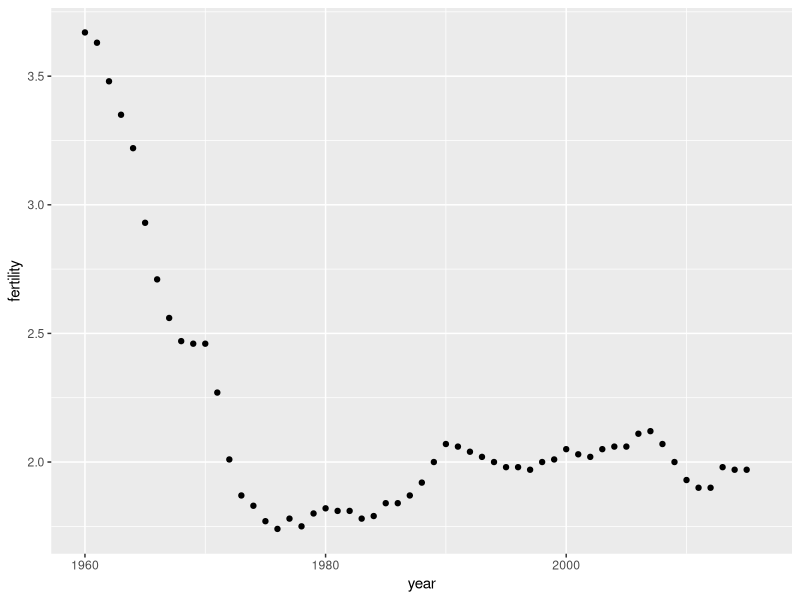
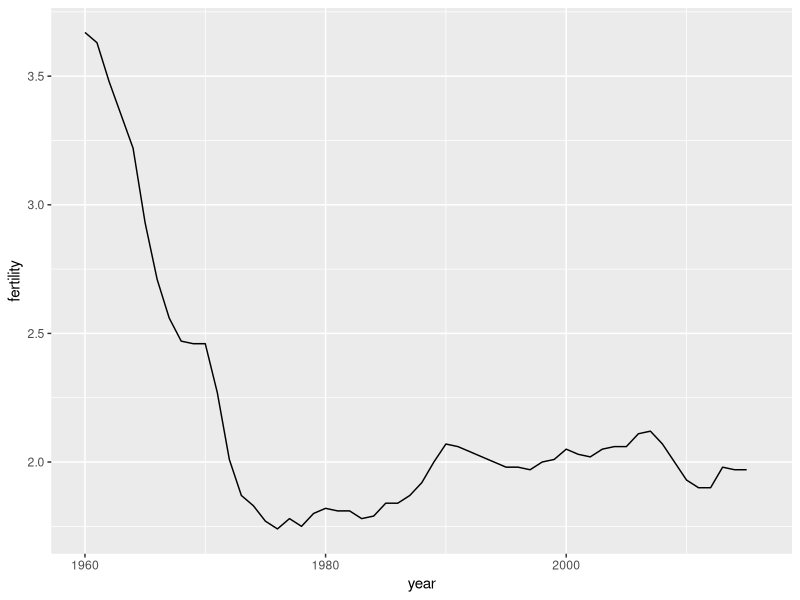
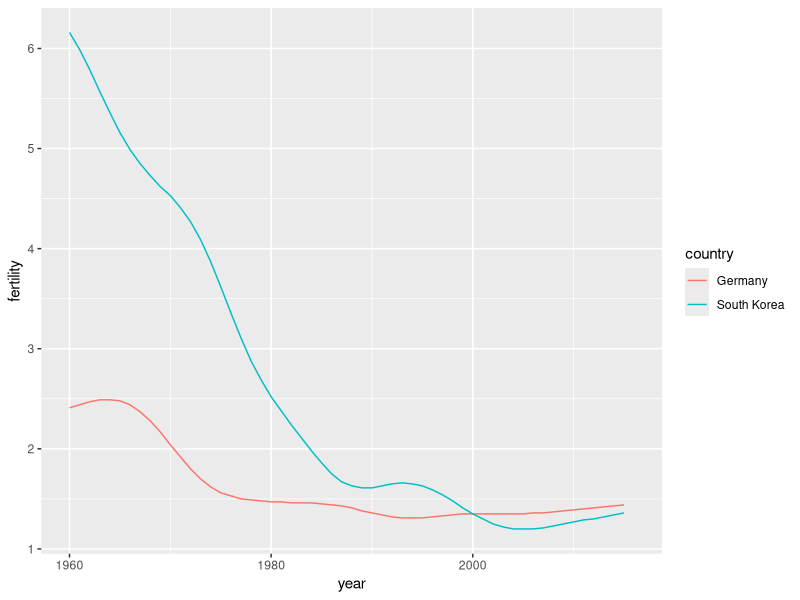
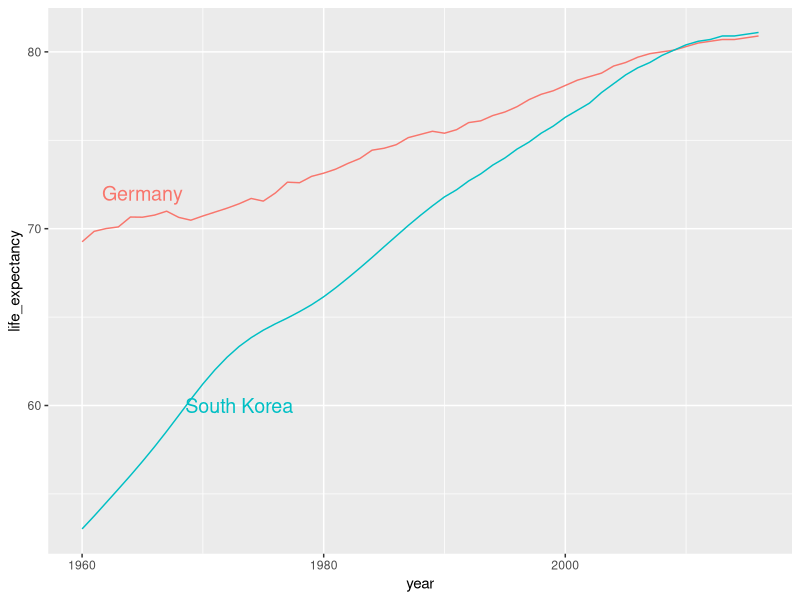

Recreate these plots in R, in order.
library(tidyverse)
library(dslabs)
data(gapminder)

# scatterplot of US fertility by year
gapminder %>%
  filter(country == "United States") %>%
  ggplot(aes(year, fertility)) +
  geom_point()

# line plot of US fertility by year
gapminder %>%
  filter(country == "United States") %>%
  ggplot(aes(year, fertility)) +
  geom_line()

# fertility time series for two countries
countries <- c("Germany", "South Korea")
gapminder %>%
  filter(country %in% countries) %>%
  ggplot(aes(year, fertility, col = country)) +
  geom_line()

# life expectancy time series - lines colored by country and labeled, no legend
countries <- c("South Korea", "Germany")
labels <- data.frame(country = countries, x = c(1973,1965), y = c(60,72))
gapminder %>%
  filter(country %in% countries) %>%
  ggplot(aes(year, life_expectancy, col=country)) +
  geom_line() +
  geom_text(data = labels, aes(x, y, label = country), size = 5) +
  theme(legend.position="none")
  
